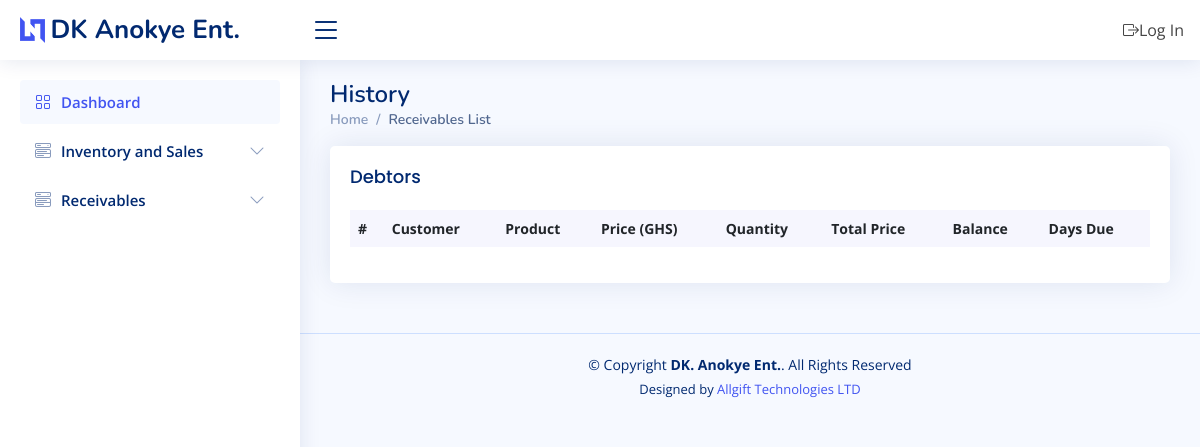
The app's page /list_receivables/, older data.
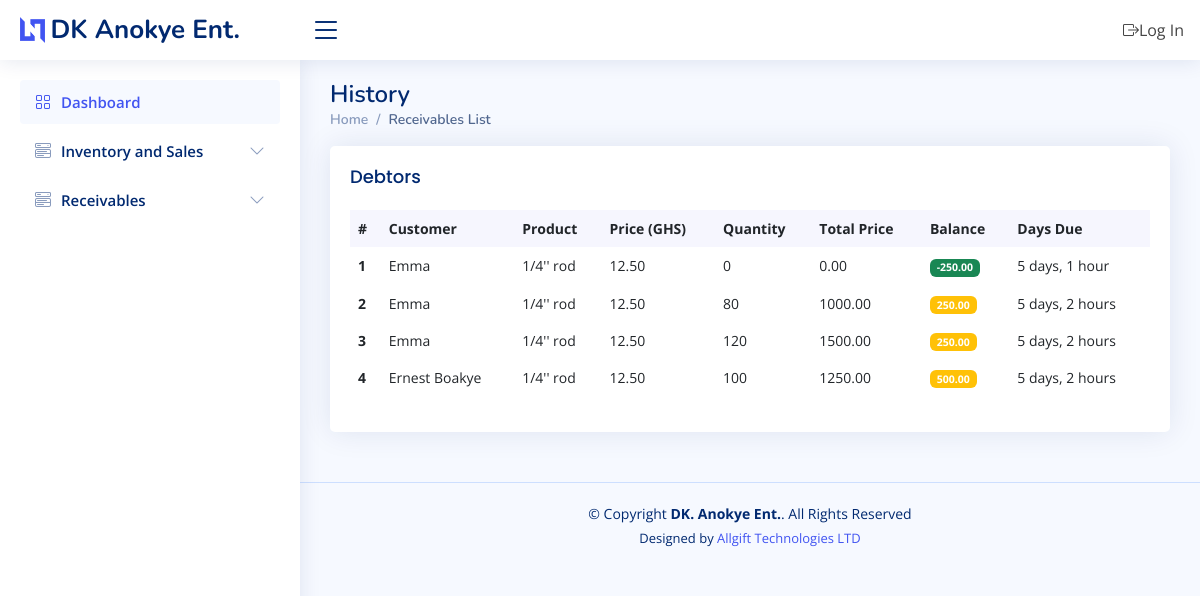
The same page, newer data.
### core/models.py (models this page shows, shortened)
class StockHistory(models.Model):
    category = models.ForeignKey(Category, on_delete=models.CASCADE, blank=True)
    item_name = models.CharField(max_length=50, blank=True, null=True)
    receipt_no = models.CharField(max_length=50, blank=True, null=True)
    item_description = models.TextField(blank=True, null=True)
    quantity = models.IntegerField(default='0', blank=True, null=True)
    purchased_quantity = models.IntegerField(default='0', blank=True, null=True)
    purchased_by = models.CharField(max_length=50, blank=True, null=True)
    purchased_from = models.CharField(max_length=50, blank=True, null=True)
    unit_purchase_price = models.DecimalField(max_digits=10, decimal_places=2, blank=True, null=True)
    total_purchase_price = models.DecimalField(max_digits=10, decimal_places=2, blank=True, null=True)
    sale_quantity = models.IntegerField(default='0', blank=True, null=True)
    delivery_quantity = models.IntegerField(default='0', blank=True, null=True)
    yet_to_deliver = models.IntegerField(default='0', blank=True, null=True)
    waybill_number = models.CharField(max_length=50, blank=True, null=True)
    sale_by = models.CharField(max_length=50, blank=True, null=True)
    sale_to = models.CharField(max_length=50, blank=True, null=True)
    unit_sale_price = models.DecimalField(max_digits=10, decimal_places=2, blank=True, null=True)
    total_sale_price = models.DecimalField(max_digits=10, decimal_places=2, blank=True, null=True)
    payment_status = models.CharField(max_length=50, choices=Invoice_Choice, blank=True, null=True)
    balance = models.DecimalField(max_digits=10, decimal_places=2, default=0)
    phone_number = models.CharField(max_length=50, blank=True, null=True)
    created_by = models.CharField(max_length=50, blank=True, null=True)
    reorder_level = models.IntegerField(default='0', blank=True, null=True)
    created_on = models.DateTimeField(auto_now_add=True)
    expiry = models.DateTimeField(auto_now_add=True, blank=True, null=True)
    last_updated = models.DateTimeField(auto_now=True, blank=True, null=True)

### core/views.py (the view)
# urls.py: path('list_receivables/', views.list_receivables, name='list_receivables'),
def list_receivables(request):
    debtors = StockHistory.objects.filter(balance__gt=0).order_by("-last_updated") | \
              StockHistory.objects.filter(balance__lt=0).order_by("-last_updated")
    context = {
        'debtors': debtors,
        'now':  datetime.datetime.now().astimezone()
    }
    return render(request, 'list_receivables.html', context)

### templates/list_receivables.html
{% extends 'base.html' %}
{% load humanize %}
{% load crispy_forms_tags %}
{% block content %}
     <div class="pagetitle">
      <h1>History</h1>
      <nav>
        <ol class="breadcrumb">
          <li class="breadcrumb-item"><a href="{% url 'home' %}">Home</a></li>
          <li class="breadcrumb-item active">Receivables List</li>
        </ol>
      </nav>
    </div>
     <section class="section dashboard">
        <div class="card recent-sales overflow-auto">
                <div class="card-body">
                  <h5 class="card-title">Debtors</h5>
                  <table class="table table-borderless table-hover datatable">
                    <thead>
                      <tr>
                        <th scope="col">#</th>
                        <th scope="col">Customer</th>
                        <th scope="col">Product</th>
                        <th scope="col">Price (GHS)</th>
                        <th scope="col">Quantity</th>
                        <th scope="col">Total Price</th>
                        <th scope="col">Balance</th>
                        <th scope="col">Days Due</th>
                      </tr>
                    </thead>
                    <tbody>
                    {% for item in debtors %}
                      <tr>
                        <th scope="row">{{forloop.counter}}</th>
                        <td>{{item.sale_to}}</td>
                        <td>{{item.item_name}}</td>
                        <td>{{item.unit_sale_price}}</td>
                        <td>{{item.sale_quantity}}</td>
                        <td>{{item.total_sale_price}}</td>
                        <td>
                            {% if item.balance > 0%}
                                <span class="badge bg-warning">{{item.balance}}</span>
                            {% else %}
                                <span class="badge bg-success">{{item.balance}}</span>
                            {% endif %}
                        </td>
                        <td>{{ now|timeuntil:item.created_on}}</td>
                      </tr>
                    {% endfor %}
                    </tbody>
                  </table>
                </div>
     </section>
{% endblock content %}

### templates/base.html (shortened to what this page needs)
{% load static %}
<!DOCTYPE html>
<html lang="en">
<head>
  <link href="{% static 'assets/vendor/bootstrap/css/bootstrap.min.css' %}" rel="stylesheet">
  <link href="{% static 'assets/vendor/bootstrap-icons/bootstrap-icons.css' %}" rel="stylesheet">
  <link href="{% static 'assets/vendor/boxicons/css/boxicons.min.css' %}" rel="stylesheet">
  <link href="{% static 'assets/vendor/quill/quill.snow.css' %}" rel="stylesheet">
  <link href="{% static 'assets/vendor/quill/quill.bubble.css' %}" rel="stylesheet">
  <link href="{% static 'assets/vendor/remixicon/remixicon.css' %}" rel="stylesheet">
  <link href="{% static 'assets/vendor/simple-datatables/style.css' %}" rel="stylesheet">
  <link href="{% static 'assets/css/style.css' %}" rel="stylesheet">
</head>
<body>
  <header id="header" class="header fixed-top d-flex align-items-center">
    <div class="d-flex align-items-center justify-content-between">
      <a href="{% url 'home' %}" class="logo d-flex align-items-center">
        <img src="{% static 'assets/img/logo.png' %}" alt="">
        <span class="d-none d-lg-block">DK Anokye Ent.</span>
      </a>
      <i class="bi bi-list toggle-sidebar-btn"></i>
    </div>
    <nav class="header-nav ms-auto">
      <ul class="d-flex align-items-center">
        {% if request.user.is_authenticated %}
        <li class="nav-item dropdown pe-3">
          <a class="nav-link nav-profile d-flex align-items-center pe-0" href="#" data-bs-toggle="dropdown">
            <span class="d-none d-md-block dropdown-toggle ps-2">{{ user.username }}</span>
          </a>
          <ul class="dropdown-menu dropdown-menu-end dropdown-menu-arrow profile">
            <li>
              <a class="dropdown-item d-flex align-items-center" href="/accounts/logout">
                <i class="bi bi-box-arrow-right"></i>
                <span>Sign Out</span>
              </a>
            </li>
          </ul>
        </li>
        {% else %}
          <li class="nav-item dropdown pe-3">
              <a class="dropdown-item d-flex align-items-center" href="/accounts/login">
                <i class="bi bi-box-arrow-right"></i>
                <span>Log In</span>
              </a>
          </li>
        {% endif %}
      </ul>
    </nav>
  </header>
  <aside id="sidebar" class="sidebar">
    <ul class="sidebar-nav" id="sidebar-nav">
      <li class="nav-item">
        <a class="nav-link " href="{% url 'home' %}">
          <i class="bi bi-grid"></i>
          <span>Dashboard</span>
        </a>
      </li>
      <li class="nav-item">
        <a class="nav-link collapsed" data-bs-target="#components-nav" data-bs-toggle="collapse" href="#">
          <i class="bi bi-menu-button-wide"></i><span>Inventory and Sales</span><i class="bi bi-chevron-down ms-auto"></i>
        </a>
      </li>
      <li class="nav-item">
        <a class="nav-link collapsed" data-bs-target="#components-rec" data-bs-toggle="collapse" href="#">
          <i class="bi bi-menu-button-wide"></i><span>Receivables</span><i class="bi bi-chevron-down ms-auto"></i>
        </a>
      </li>
    </ul>
  </aside>
  <main id="main" class="main">
      {% block content %}
      {% endblock content %}
  </main>
  <footer id="footer" class="footer">
    <div class="copyright">
      &copy; Copyright <strong><span>DK. Anokye Ent.</span></strong>. All Rights Reserved
    </div>
    <div class="credits">
      Designed by <a href="https://allgifttechnologies.com/">Allgift Technologies LTD</a>
    </div>
  </footer>
</body>
</html>

### static/assets/css/style.css (style rules this page uses)
:root { scroll-behavior: smooth; }
body { font-family: "Open Sans", sans-serif; background: #f6f9ff; color: #444444; }
a { color: #4154f1; text-decoration: none; }
h1, h2, h3, h4, h5, h6 { font-family: "Nunito", sans-serif; }
#main { margin-top: 60px; padding: 20px 30px; transition: all 0.3s; }
.pagetitle { margin-bottom: 10px; }
.pagetitle h1 { font-size: 24px; margin-bottom: 0; font-weight: 600; color: #012970; }
.card { margin-bottom: 30px; border: none; border-radius: 5px; box-shadow: 0px 0 30px rgba(1, 41, 112, 0.1); }
.card-title { padding: 20px 0 15px 0; font-size: 18px; font-weight: 500; color: #012970; font-family: "Poppins", sans-serif; }
.card-body { padding: 0 20px 20px 20px; }
.breadcrumb { font-size: 14px; font-family: "Nunito", sans-serif; color: #899bbd; font-weight: 600; }
.breadcrumb a { color: #899bbd; transition: 0.3s; }
.breadcrumb .breadcrumb-item::before { color: #899bbd; }
.breadcrumb .active { color: #51678f; font-weight: 600; }
.logo { line-height: 1; }
@media (min-width: 1200px) { .logo { width: 280px; } }
.logo img { max-height: 26px; margin-right: 6px; }
.logo span { font-size: 26px; font-weight: 700; color: #012970; font-family: "Nunito", sans-serif; }
.header { transition: all 0.5s; z-index: 997; height: 60px; box-shadow: 0px 2px 20px rgba(1, 41, 112, 0.1); background-color: #fff; padding-left: 20px; }
.header .toggle-sidebar-btn { font-size: 32px; padding-left: 10px; cursor: pointer; color: #012970; }
.header-nav ul { list-style: none; }
.header-nav>ul { margin: 0; padding: 0; }
.sidebar { position: fixed; top: 60px; left: 0; bottom: 0; width: 300px; z-index: 996; transition: all 0.3s; padding: 20px; overflow-y: auto; scrollbar-width: thin; scrollbar-color: #aab7cf transparent; box-shadow: 0px 0px 20px rgba(1, 41, 112, 0.1); background-color: #fff; }
@media (min-width: 1200px) { #main, #footer { margin-left: 300px; } }
.sidebar-nav { padding: 0; margin: 0; list-style: none; }
.sidebar-nav li { padding: 0; margin: 0; list-style: none; }
.sidebar-nav .nav-item { margin-bottom: 5px; }
.sidebar-nav .nav-link { display: flex; align-items: center; font-size: 15px; font-weight: 600; color: #4154f1; transition: 0.3; background: #f6f9ff; padding: 10px 15px; border-radius: 4px; }
.sidebar-nav .nav-link i { font-size: 16px; margin-right: 10px; color: #4154f1; }
.sidebar-nav .nav-link.collapsed { color: #012970; background: #fff; }
.sidebar-nav .nav-link.collapsed i { color: #899bbd; }
.sidebar-nav .nav-link .bi-chevron-down { margin-right: 0; transition: transform 0.2s ease-in-out; }
.dashboard .recent-sales { font-size: 14px; }
.dashboard .recent-sales .table thead { background: #f6f6fe; }
.dashboard .recent-sales .table thead th { border: 0; }
.footer { padding: 20px 0; font-size: 14px; transition: all 0.3s; border-top: 1px solid #cddfff; }
.footer .copyright { text-align: center; color: #012970; }
.footer .credits { padding-top: 5px; text-align: center; font-size: 13px; color: #012970; }

Row changes from the older to the newer data that the page shows:
added StockHistory: sale_to "Emma", item_name "1/4'' rod", unit_sale_price "12.50", sale_quantity "0", total_sale_price "0.00", balance "-250.00", created_on "5 days, 1 hour"
added StockHistory: sale_to "Emma", item_name "1/4'' rod", unit_sale_price "12.50", sale_quantity "80", total_sale_price "1000.00", balance "250.00", created_on "5 days, 2 hours"
added StockHistory: sale_to "Emma", item_name "1/4'' rod", unit_sale_price "12.50", sale_quantity "120", total_sale_price "1500.00", balance "250.00", created_on "5 days, 2 hours"
added StockHistory: sale_to "Ernest Boakye", item_name "1/4'' rod", unit_sale_price "12.50", sale_quantity "100", total_sale_price "1250.00", balance "500.00", created_on "5 days, 2 hours"
